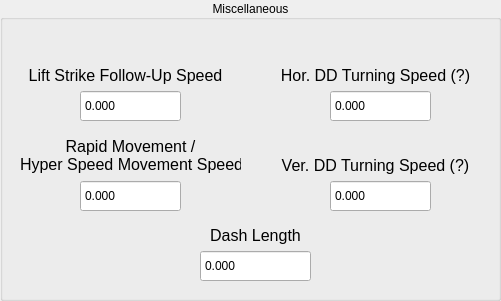
  <widget class="QGroupBox" name="MiscGroup">
   <property name="geometry">
    <rect>
     <x>620</x>
     <y>560</y>
     <width>501</width>
     <height>301</height>
    </rect>
   </property>
   <property name="title">
    <string>Miscellaneous</string>
   </property>
   <property name="alignment">
    <set>Qt::AlignCenter</set>
   </property>
   <property name="checkable">
    <bool>false</bool>
   </property>
   <widget class="QLabel" name="SpeedLbl_22">
    <property name="geometry">
     <rect>
      <x>20</x>
      <y>60</y>
      <width>211</width>
      <height>31</height>
     </rect>
    </property>
    <property name="font">
     <font>
      <pointsize>12</pointsize>
     </font>
    </property>
    <property name="toolTip">
     <string>&lt;html&gt;&lt;head/&gt;&lt;body&gt;&lt;p&gt;The speed of the jump you can do after a Lift Strike.&lt;/p&gt;&lt;/body&gt;&lt;/html&gt;</string>
    </property>
    <property name="text">
     <string>Lift Strike Follow-Up Speed</string>
    </property>
    <property name="alignment">
     <set>Qt::AlignCenter</set>
    </property>
   </widget>
   <widget class="QDoubleSpinBox" name="LiftStrikeBox">
    <property name="geometry">
     <rect>
      <x>80</x>
      <y>90</y>
      <width>101</width>
      <height>32</height>
     </rect>
    </property>
    <property name="styleSheet">
     <string notr="true"/>
    </property>
    <property name="buttonSymbols">
     <enum>QAbstractSpinBox::NoButtons</enum>
    </property>
    <property name="decimals">
     <number>3</number>
    </property>
    <property name="minimum">
     <double>-340282346638528859811704183484516925440.000000000000000</double>
    </property>
    <property name="maximum">
     <double>340282346638528859811704183484516925440.000000000000000</double>
    </property>
    <property name="value">
     <double>0.000000000000000</double>
    </property>
   </widget>
   <widget class="QLabel" name="SpeedLbl_23">
    <property name="geometry">
     <rect>
      <x>20</x>
      <y>130</y>
      <width>221</width>
      <height>51</height>
     </rect>
    </property>
    <property name="font">
     <font>
      <pointsize>12</pointsize>
     </font>
    </property>
    <property name="toolTip">
     <string>&lt;html&gt;&lt;head/&gt;&lt;body&gt;&lt;p&gt;The speed of your Rapid Movement (Circle while attacking) and your Hyper Speed Movement (Circle while in MAX Power).&lt;/p&gt;&lt;/body&gt;&lt;/html&gt;</string>
    </property>
    <property name="text">
     <string>&lt;html&gt;&lt;head/&gt;&lt;body&gt;&lt;p&gt;Rapid Movement /&lt;br/&gt;Hyper Speed Movement Speed&lt;/p&gt;&lt;/body&gt;&lt;/html&gt;</string>
    </property>
    <property name="alignment">
     <set>Qt::AlignCenter</set>
    </property>
   </widget>
   <widget class="QDoubleSpinBox" name="RMHSMSpeedBox">
    <property name="geometry">
     <rect>
      <x>80</x>
      <y>180</y>
      <width>101</width>
      <height>32</height>
     </rect>
    </property>
    <property name="styleSheet">
     <string notr="true"/>
    </property>
    <property name="buttonSymbols">
     <enum>QAbstractSpinBox::NoButtons</enum>
    </property>
    <property name="decimals">
     <number>3</number>
    </property>
    <property name="minimum">
     <double>-340282346638528859811704183484516925440.000000000000000</double>
    </property>
    <property name="maximum">
     <double>340282346638528859811704183484516925440.000000000000000</double>
    </property>
    <property name="value">
     <double>0.000000000000000</double>
    </property>
   </widget>
   <widget class="QLabel" name="SpeedLbl_24">
    <property name="geometry">
     <rect>
      <x>270</x>
      <y>60</y>
      <width>211</width>
      <height>31</height>
     </rect>
    </property>
    <property name="font">
     <font>
      <pointsize>12</pointsize>
     </font>
    </property>
    <property name="toolTip">
     <string>&lt;html&gt;&lt;head/&gt;&lt;body&gt;&lt;p&gt;This parameter might influence the the speed in which you can move horizontally while being in a Dragon Dash that chases the opponent.&lt;/p&gt;&lt;/body&gt;&lt;/html&gt;</string>
    </property>
    <property name="text">
     <string>Hor. DD Turning Speed (?)</string>
    </property>
    <property name="alignment">
     <set>Qt::AlignCenter</set>
    </property>
   </widget>
   <widget class="QDoubleSpinBox" name="HDDTS_Box">
    <property name="geometry">
     <rect>
      <x>330</x>
      <y>90</y>
      <width>101</width>
      <height>32</height>
     </rect>
    </property>
    <property name="styleSheet">
     <string notr="true"/>
    </property>
    <property name="buttonSymbols">
     <enum>QAbstractSpinBox::NoButtons</enum>
    </property>
    <property name="decimals">
     <number>3</number>
    </property>
    <property name="minimum">
     <double>-340282346638528859811704183484516925440.000000000000000</double>
    </property>
    <property name="maximum">
     <double>340282346638528859811704183484516925440.000000000000000</double>
    </property>
    <property name="value">
     <double>0.000000000000000</double>
    </property>
   </widget>
   <widget class="QLabel" name="SpeedLbl_25">
    <property name="geometry">
     <rect>
      <x>270</x>
      <y>150</y>
      <width>211</width>
      <height>31</height>
     </rect>
    </property>
    <property name="font">
     <font>
      <pointsize>12</pointsize>
     </font>
    </property>
    <property name="toolTip">
     <string>&lt;html&gt;&lt;head/&gt;&lt;body&gt;&lt;p&gt;This parameter might influence the the speed in which you can move vertically while being in a Dragon Dash that chases the opponent.&lt;/p&gt;&lt;/body&gt;&lt;/html&gt;</string>
    </property>
    <property name="text">
     <string>Ver. DD Turning Speed (?)</string>
    </property>
    <property name="alignment">
     <set>Qt::AlignCenter</set>
    </property>
   </widget>
   <widget class="QDoubleSpinBox" name="VDDTS_Box">
    <property name="geometry">
     <rect>
      <x>330</x>
      <y>180</y>
      <width>101</width>
      <height>32</height>
     </rect>
    </property>
    <property name="styleSheet">
     <string notr="true"/>
    </property>
    <property name="buttonSymbols">
     <enum>QAbstractSpinBox::NoButtons</enum>
    </property>
    <property name="decimals">
     <number>3</number>
    </property>
    <property name="minimum">
     <double>-340282346638528859811704183484516925440.000000000000000</double>
    </property>
    <property name="maximum">
     <double>340282346638528859811704183484516925440.000000000000000</double>
    </property>
    <property name="value">
     <double>0.000000000000000</double>
    </property>
   </widget>
   <widget class="QLabel" name="SpeedLbl_26">
    <property name="geometry">
     <rect>
      <x>190</x>
      <y>220</y>
      <width>131</width>
      <height>31</height>
     </rect>
    </property>
    <property name="font">
     <font>
      <pointsize>12</pointsize>
     </font>
    </property>
    <property name="toolTip">
     <string>&lt;html&gt;&lt;head/&gt;&lt;body&gt;&lt;p&gt;This parameter decides how long a dash is, in seconds.&lt;/p&gt;&lt;/body&gt;&lt;/html&gt;</string>
    </property>
    <property name="text">
     <string>Dash Length</string>
    </property>
    <property name="alignment">
     <set>Qt::AlignCenter</set>
    </property>
   </widget>
   <widget class="QDoubleSpinBox" name="DashLengthBox">
    <property name="geometry">
     <rect>
      <x>200</x>
      <y>250</y>
      <width>111</width>
      <height>32</height>
     </rect>
    </property>
    <property name="styleSheet">
     <string notr="true"/>
    </property>
    <property name="buttonSymbols">
     <enum>QAbstractSpinBox::NoButtons</enum>
    </property>
    <property name="decimals">
     <number>3</number>
    </property>
    <property name="minimum">
     <double>-340282346638528859811704183484516925440.000000000000000</double>
    </property>
    <property name="maximum">
     <double>340282346638528859811704183484516925440.000000000000000</double>
    </property>
    <property name="value">
     <double>0.000000000000000</double>
    </property>
   </widget>
  </widget>
